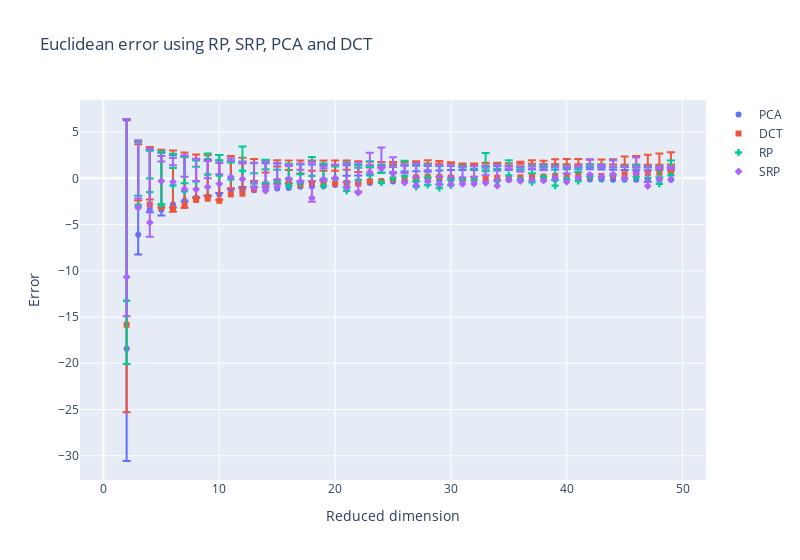

Notebook code for this chart:
### Code cell
fig = go.Figure()
fig.add_trace(go.Scatter(x=ks, y=p_diff, name="PCA", marker_symbol="circle", mode="markers", error_y=dict(type="data", symmetric=False, array=p_max, arrayminus=p_min)))
# fig.add_trace(go.Scatter(x=ks, y=p_diff, name="PCA", marker_symbol="circle", mode="markers"))#, error_y=dict(type="data", symmetric=False, array=p_max, arrayminus=p_min)))
# fig.add_trace(go.Scatter(x=list(ks)+list(ks[::-1]), y=list(p_max)+list(p_min[::-1]), hoverinfo="skip", showlegend=False))
# fig.add_trace(go.Scatter(x=list(ks)+list(ks[::-1]), y=list(p_max)+list(p_min[::-1]), fill="toself", fillcolor='rgba(0,100,80,0.2)', line=dict(color='rgba(255,255,255,0)'), hoverinfo="skip", showlegend=False))

fig.add_trace(go.Scatter(x=ks, y=d_diff, name="DCT", marker_symbol="square", mode="markers", error_y=dict(type="data", symmetric=False, array=d_max, arrayminus=d_min)))
# fig.add_trace(go.Scatter(x=ks, y=d_diff, name="DCT", marker_symbol="square", mode="markers"))##, error_y=dict(type="data", symmetric=False, array=d_max, arrayminus=d_min)))
# fig.add_trace(go.Scatter(x=list(ks)+list(ks[::-1]), y=list(d_max)+list(d_min[::-1]), hoverinfo="skip", showlegend=False))
# fig.add_trace(go.Scatter(x=list(ks)+list(ks[::-1]), y=list(d_max)+list(d_min[::-1]), fill="toself", fillcolor='rgba(0,0,80,0.2)', line=dict(color='rgba(255,255,255,0)'), hoverinfo="skip", showlegend=False))

fig.add_trace(go.Scatter(x=ks, y=r_diff, name="RP", marker_symbol="cross", mode="markers", error_y=dict(type="data", symmetric=False, array=r_max, arrayminus=r_min)))
# fig.add_trace(go.Scatter(x=ks, y=r_diff, name="RP", marker_symbol="cross", mode="markers"))#, error_y=dict(type="data", symmetric=False, array=r_max, arrayminus=r_min)))
# fig.add_trace(go.Scatter(x=list(ks)+list(ks[::-1]), y=list(r_max)+list(r_min[::-1]), fill="toself", fillcolor='rgba(100,0,80,0.2)', line=dict(color='rgba(255,255,255,0)'), hoverinfo="skip", showlegend=False))

fig.add_trace(go.Scatter(x=ks, y=sr_diff, name="SRP", marker_symbol="diamond", mode="markers", error_y=dict(type="data", symmetric=False, array=sr_max, arrayminus=sr_min)))
# fig.add_trace(go.Scatter(x=ks, y=sr_diff, name="SRP", marker_symbol="diamond", mode="markers"))#, error_y=dict(type="data", symmetric=False, array=sr_max, arrayminus=sr_min)))
# fig.add_trace(go.Scatter(x=list(ks)+list(ks[::-1]), y=list(sr_max)+list(sr_min[::-1]), fill="toself", fillcolor='rgba(100,100,80,0.2)', line=dict(color='rgba(255,255,255,0)'), hoverinfo="skip", showlegend=False))

fig.update_layout(
    title_text="Euclidean error using RP, SRP, PCA and DCT",
    width=800,
)

fig.update_xaxes(title_text='Reduced dimension')
fig.update_yaxes(title_text='Error')

fig.show()

### Figure 1 — Plotly figure (JSON) as saved in the notebook; plotly's stock layout.template omitted (floating-point values rounded to 4 significant figures)
{"data": [{"error_y": {"array": [null, -12.15, -2.148, -0.2915, -0.6306, -0.3351, -0.1011, 0.03272, 0.08729, 0.1643, 0.3143, 0.4, 0.3736, 0.5044, 0.502, 0.512, 0.6031, 0.5859, 0.5912, 0.7084, 0.8411, 0.8583, 0.8997, 1.001, 1.012, 1.049, 1.055, 1.086, 1.08, 1.104, 1.107, 1.096, 1.067, 1.067, 1.088, 1.106, 1.117, 1.105, 1.105, 1.106, 1.112, 1.105, 1.09, 1.065, 1.055, 1.042, 1.042, 1.04, 1.037], "arrayminus": [null, -24.69, -10.05, -6.457, -6.174, -5.32, -4.738, -4.219, -4.005, -3.662, -3.314, -3.087, -2.963, -2.756, -2.71, -2.597, -2.441, -2.375, -2.324, -2.151, -1.982, -1.952, -1.891, -1.755, -1.721, -1.663, -1.648, -1.586, -1.578, -1.535, -1.509, -1.51, -1.529, -1.518, -1.482, -1.447, -1.423, -1.42, -1.392, -1.377, -1.365, -1.362, -1.369, -1.369, -1.364, -1.369, -1.36, -1.352, -1.346], "symmetric": false, "type": "data"}, "marker": {"symbol": "circle"}, "mode": "markers", "name": "PCA", "type": "scatter", "x": [1, 2, 3, 4, 5, 6, 7, 8, 9, 10, 11, 12, 13, 14, 15, 16, 17, 18, 19, 20, 21, 22, 23, 24, 25, 26, 27, 28, 29, 30, 31, 32, 33, 34, 35, 36, 37, 38, 39, 40, 41, 42, 43, 44, 45, 46, 47, 48, 49], "y": [null, -18.42, -6.101, -3.374, -3.402, -2.827, -2.42, -2.093, -1.959, -1.749, -1.5, -1.344, -1.295, -1.126, -1.104, -1.043, -0.919, -0.8943, -0.8665, -0.7212, -0.5702, -0.5469, -0.4958, -0.377, -0.3543, -0.3071, -0.2967, -0.2497, -0.2489, -0.2155, -0.2008, -0.2071, -0.2306, -0.2253, -0.1969, -0.1703, -0.1531, -0.1574, -0.1432, -0.1357, -0.1267, -0.1283, -0.1395, -0.1521, -0.1545, -0.1639, -0.1589, -0.1558, -0.1541]}, {"error_y": {"array": [null, -9.473, 0.6482, 0.5464, -0.03124, -0.301, -0.2064, 0.2387, 0.2898, 0.09633, 0.6689, 0.5542, 0.9036, 1.316, 1.611, 1.407, 1.22, 1.372, 1.374, 1.371, 1.432, 1.262, 1.478, 1.473, 1.64, 1.755, 1.762, 1.786, 1.743, 1.662, 1.489, 1.572, 1.639, 1.631, 1.601, 1.675, 1.752, 1.731, 1.797, 1.793, 1.798, 1.762, 1.763, 1.773, 1.913, 1.942, 2.008, 2.073, 2.152], "arrayminus": [null, -22.19, -6.738, -6.236, -6.213, -6.314, -5.76, -4.916, -4.703, -4.964, -4.149, -3.887, -3.29, -2.668, -2.306, -2.441, -2.616, -2.478, -2.491, -2.464, -2.431, -2.44, -2.117, -2.052, -1.878, -1.677, -1.581, -1.438, -1.48, -1.523, -1.72, -1.63, -1.562, -1.515, -1.557, -1.459, -1.372, -1.387, -1.269, -1.229, -1.223, -1.263, -1.245, -1.208, -1.028, -0.9871, -0.9234, -0.8749, -0.8179], "symmetric": false, "type": "data"}, "marker": {"symbol": "square"}, "mode": "markers", "name": "DCT", "type": "scatter", "x": [1, 2, 3, 4, 5, 6, 7, 8, 9, 10, 11, 12, 13, 14, 15, 16, 17, 18, 19, 20, 21, 22, 23, 24, 25, 26, 27, 28, 29, 30, 31, 32, 33, 34, 35, 36, 37, 38, 39, 40, 41, 42, 43, 44, 45, 46, 47, 48, 49], "y": [null, -15.83, -3.045, -2.845, -3.122, -3.308, -2.983, -2.339, -2.206, -2.434, -1.74, -1.666, -1.193, -0.6763, -0.3476, -0.5168, -0.698, -0.5528, -0.5583, -0.5464, -0.4993, -0.5891, -0.3196, -0.2899, -0.1192, 0.03897, 0.09038, 0.174, 0.1312, 0.06972, -0.1157, -0.02899, 0.03859, 0.05812, 0.02208, 0.1082, 0.1899, 0.1717, 0.2639, 0.282, 0.2877, 0.2491, 0.2591, 0.2826, 0.4426, 0.4774, 0.5422, 0.5989, 0.6672]}, {"error_y": {"array": [null, -6.84, 1.051, 1.48, 0.0459, 1.891, 0.8866, 1.591, 2.273, 2.247, 1.819, 2.625, 1.108, 1.481, 1.274, 0.7695, 0.9768, 2.032, 0.7736, 1.294, 0.3687, 1.296, 1.53, 1.039, 1.339, 1.669, 0.6034, 0.7872, 0.3333, 0.6231, 1.267, 1.171, 1.934, 1.244, 1.648, 1.106, 0.9752, 1.321, 0.5994, 1.215, 0.9742, 1.365, 1.414, 1.596, 1.27, 1.324, 1.228, 0.6888, 1.606], "arrayminus": [null, -19.65, -6.925, -4.463, -5.732, -3.433, -3.705, -2.252, -1.453, -1.677, -2.021, -0.9898, -2.217, -2.512, -1.97, -2.375, -2.078, -1.501, -2.419, -1.263, -3.05, -1.597, -0.9034, -1.947, -1.343, -1.199, -2.443, -2.233, -2.422, -2.157, -1.462, -1.515, -0.3453, -1.702, -1.015, -1.35, -1.822, -1.038, -2.18, -1.374, -1.556, -1.056, -1.275, -0.8824, -1.335, -1.052, -1.144, -1.863, -0.9478], "symmetric": false, "type": "data"}, "marker": {"symbol": "cross"}, "mode": "markers", "name": "RP", "type": "scatter", "x": [1, 2, 3, 4, 5, 6, 7, 8, 9, 10, 11, 12, 13, 14, 15, 16, 17, 18, 19, 20, 21, 22, 23, 24, 25, 26, 27, 28, 29, 30, 31, 32, 33, 34, 35, 36, 37, 38, 39, 40, 41, 42, 43, 44, 45, 46, 47, 48, 49], "y": [null, -13.25, -2.937, -1.491, -2.843, -0.7706, -1.409, -0.3302, 0.4097, 0.2846, -0.1008, 0.8177, -0.5543, -0.5156, -0.348, -0.8028, -0.5508, 0.2656, -0.8227, 0.01529, -1.341, -0.1503, 0.3131, -0.4542, -0.001803, 0.2346, -0.9199, -0.7228, -1.044, -0.7668, -0.09749, -0.1723, 0.7946, -0.2289, 0.3165, -0.1218, -0.4237, 0.1411, -0.7904, -0.07952, -0.2911, 0.1544, 0.06949, 0.3567, -0.03246, 0.1361, 0.04238, -0.5873, 0.329]}, {"error_y": {"array": [null, -4.249, 0.9575, -1.551, 2.105, 1.801, 1.343, 0.8857, 0.9369, 1.051, 2.034, 1.693, 0.5766, 0.4109, 0.755, 1.394, 1.262, -0.3993, 1.209, 1.466, 0.6014, 0.1354, 2.101, 2.272, 1.742, 1.027, 0.8461, 1.034, 0.7574, 0.7368, 0.6663, 0.7301, 0.8303, 0.6107, 1.155, 0.9945, 1.171, 1.121, 1.292, 0.8906, 1.317, 1.686, 1.297, 1.567, 1.241, 1.721, 0.4353, 1.124, 1.135], "arrayminus": [null, -17.07, -7.253, -8.001, -2.704, -2.578, -3.668, -3.268, -2.801, -2.25, -1.772, -1.853, -2.663, -3.1, -2.537, -1.529, -1.914, -3.858, -1.465, -1.411, -2.622, -3.244, -0.7716, -0.1476, -0.694, -1.978, -2.401, -1.708, -1.987, -2.038, -1.884, -1.905, -1.818, -2.238, -1.428, -1.575, -1.497, -1.644, -1.247, -1.632, -1.236, -0.933, -0.9984, -0.7927, -1.221, -0.6374, -2.124, -1.364, -1.358], "symmetric": false, "type": "data"}, "marker": {"symbol": "diamond"}, "mode": "markers", "name": "SRP", "type": "scatter", "x": [1, 2, 3, 4, 5, 6, 7, 8, 9, 10, 11, 12, 13, 14, 15, 16, 17, 18, 19, 20, 21, 22, 23, 24, 25, 26, 27, 28, 29, 30, 31, 32, 33, 34, 35, 36, 37, 38, 39, 40, 41, 42, 43, 44, 45, 46, 47, 48, 49], "y": [null, -10.66, -3.148, -4.776, -0.2993, -0.3883, -1.163, -1.191, -0.9321, -0.5995, 0.1309, -0.08004, -1.043, -1.345, -0.8911, -0.06745, -0.326, -2.129, -0.1282, 0.02779, -1.01, -1.554, 0.6648, 1.062, 0.5239, -0.4756, -0.7776, -0.3372, -0.6146, -0.6505, -0.6087, -0.5873, -0.4939, -0.8135, -0.1365, -0.2903, -0.1627, -0.2614, 0.02229, -0.3708, 0.04034, 0.3766, 0.1491, 0.3872, 0.009979, 0.5417, -0.8444, -0.1198, -0.1113]}], "layout": {"title": {"text": "Euclidean error using RP, SRP, PCA and DCT"}, "width": 800, "xaxis": {"title": {"text": "Reduced dimension"}}, "yaxis": {"title": {"text": "Error"}}}}
